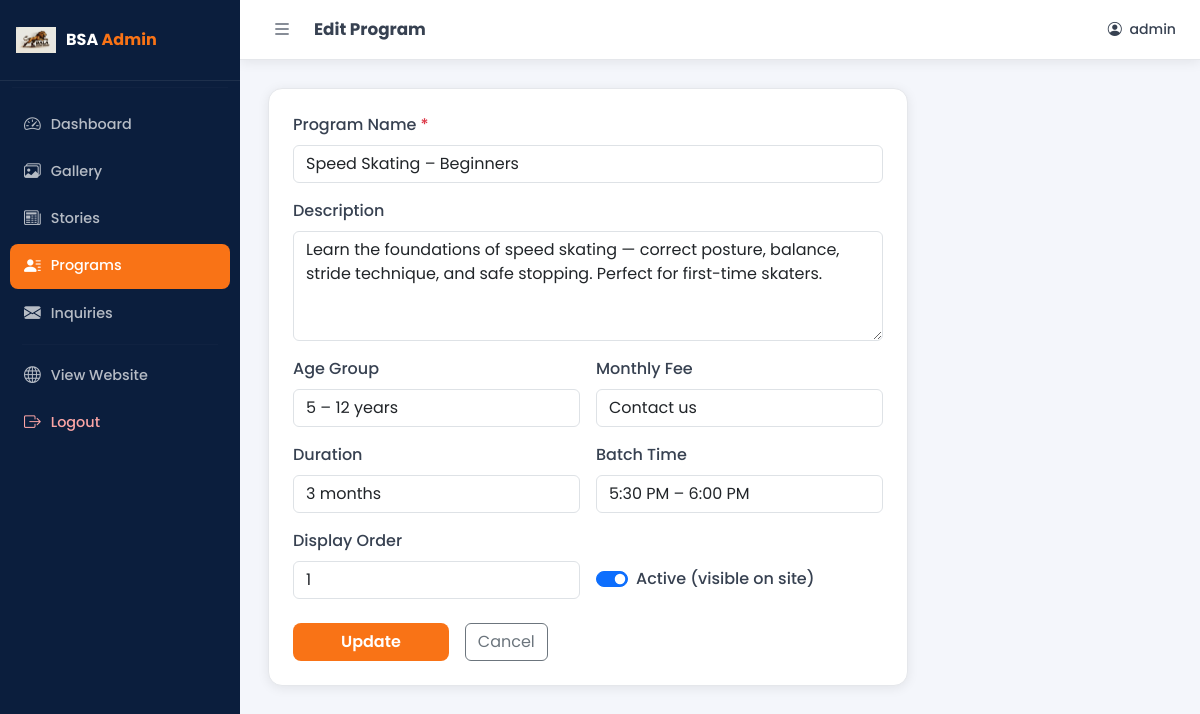
Screenshot of /admin/programs/edit/1 (signed in) with the database file from the repository.
### models.py (models this page shows, shortened)
class Admin(UserMixin, db.Model):
    __tablename__ = 'admins'
    id = db.Column(db.Integer, primary_key=True)
    username = db.Column(db.String(80), unique=True, nullable=False)
    password_hash = db.Column(db.String(256), nullable=False)

class Program(db.Model):
    __tablename__ = 'programs'
    id = db.Column(db.Integer, primary_key=True)
    name = db.Column(db.String(128), nullable=False)
    description = db.Column(db.Text, default='')
    age_group = db.Column(db.String(64), default='')
    fee = db.Column(db.String(64), default='')
    duration = db.Column(db.String(64), default='')
    batch_time = db.Column(db.String(128), default='4:00 PM – 7:00 PM')
    is_active = db.Column(db.Boolean, default=True)
    display_order = db.Column(db.Integer, default=0)

### app.py (the view, shortened to what this page needs)
@app.route('/admin/programs/edit/<int:program_id>', methods=['GET', 'POST'])
@login_required
def admin_program_edit(program_id):
    program = Program.query.get_or_404(program_id)
    return render_template('admin/program_form.html', program=program)

### app.py (called while the page is built)
@login_manager.user_loader
def load_user(user_id):
    return Admin.query.get(int(user_id))

@app.context_processor
def inject_site():
    return dict(
        site_name='Bala Skating Academy',
        site_phone='+91 91592 17517',
        site_address='Satellite City, Bypass Road, Kappalur, Tamil Nadu 625008',
        site_timings='Monday – Sunday: 5:30 PM – 7:00 PM',
        site_whatsapp='919159217517',
        now=datetime.utcnow(),
        unread_count=Inquiry.query.filter_by(is_read=False).count() if app.config.get('SQLALCHEMY_DATABASE_URI') else 0
    )

### templates/admin/program_form.html (shortened to what this page needs)
{% extends "admin/base_admin.html" %}
{% block page_title %}{% if program %}Edit Program{% else %}New Program{% endif %}{% endblock %}
{% block content %}
<div class="admin-card" style="max-width:640px;">
  <form method="POST"
        action="{{ url_for('admin_program_edit', program_id=program.id) if program else url_for('admin_program_new') }}">
    <div class="mb-3">
      <label class="form-label fw-medium">Program Name <span class="text-danger">*</span></label>
      <input type="text" name="name" class="form-control" value="{{ program.name if program else '' }}" required />
    </div>
    <div class="mb-3">
      <label class="form-label fw-medium">Description</label>
      <textarea name="description" class="form-control" rows="4">{{ program.description if program else '' }}</textarea>
    </div>
    <div class="row g-3">
      <div class="col-md-6">
        <label class="form-label fw-medium">Age Group</label>
        <input type="text" name="age_group" class="form-control"
               value="{{ program.age_group if program else '' }}" placeholder="e.g. 5 – 10 years" />
      </div>
      <div class="col-md-6">
        <label class="form-label fw-medium">Monthly Fee</label>
        <input type="text" name="fee" class="form-control"
               value="{{ program.fee if program else '' }}" placeholder="e.g. ₹500 / month" />
      </div>
      <div class="col-md-6">
        <label class="form-label fw-medium">Duration</label>
        <input type="text" name="duration" class="form-control"
               value="{{ program.duration if program else '' }}" placeholder="e.g. 3 months" />
      </div>
      <div class="col-md-6">
        <label class="form-label fw-medium">Batch Time</label>
        <input type="text" name="batch_time" class="form-control"
               value="{{ program.batch_time if program else '5:30 PM – 7:00 PM' }}" />
      </div>
      <div class="col-md-6">
        <label class="form-label fw-medium">Display Order</label>
        <input type="number" name="display_order" class="form-control"
               value="{{ program.display_order if program else 0 }}" min="0" />
      </div>
      <div class="col-md-6 d-flex align-items-end">
        <div class="form-check form-switch mb-2">
          <input class="form-check-input" type="checkbox" name="is_active" id="isActive"
                 {% if not program or program.is_active %}checked{% endif %} />
          <label class="form-check-label fw-medium" for="isActive">Active (visible on site)</label>
        </div>
      </div>
    </div>
    <div class="d-flex gap-3 mt-4">
      <button type="submit" class="btn btn-accent px-5">
        {% if program %}Update{% else %}Add Program{% endif %}
      </button>
      <a href="{{ url_for('admin_programs') }}" class="btn btn-outline-secondary">Cancel</a>
    </div>
  </form>
</div>
{% endblock %}

### templates/admin/base_admin.html (shortened to what this page needs)
<!DOCTYPE html>
<html lang="en">
<head>
  <link rel="stylesheet" href="https://cdn.jsdelivr.net/npm/bootstrap@5.3.3/dist/css/bootstrap.min.css" />
  <link rel="stylesheet" href="https://cdn.jsdelivr.net/npm/bootstrap-icons@1.11.3/font/bootstrap-icons.min.css" />
  <link rel="stylesheet" href="{{ url_for('static', filename='css/admin.css') }}" />
</head>
<body class="admin-body">
<aside class="admin-sidebar" id="adminSidebar">
  <div class="sidebar-brand">
    <img src="{{ url_for('static', filename='images/logo.png') }}" alt="BSA" class="sidebar-logo" />
    <span class="sidebar-brand-text">BSA <span class="text-accent">Admin</span></span>
  </div>
  <hr class="sidebar-divider" />
  <nav class="sidebar-nav">
    <a href="{{ url_for('admin_dashboard') }}" class="sidebar-link {% if request.endpoint == 'admin_dashboard' %}active{% endif %}">
      <i class="bi bi-speedometer2"></i> Dashboard
    </a>
    <a href="{{ url_for('admin_gallery') }}" class="sidebar-link {% if request.endpoint == 'admin_gallery' %}active{% endif %}">
      <i class="bi bi-images"></i> Gallery
    </a>
    <a href="{{ url_for('admin_stories') }}" class="sidebar-link {% if 'story' in request.endpoint %}active{% endif %}">
      <i class="bi bi-newspaper"></i> Stories
    </a>
    <a href="{{ url_for('admin_programs') }}" class="sidebar-link {% if 'program' in request.endpoint %}active{% endif %}">
      <i class="bi bi-person-lines-fill"></i> Programs
    </a>
    <a href="{{ url_for('admin_inquiries') }}" class="sidebar-link {% if request.endpoint == 'admin_inquiries' %}active{% endif %}">
      <i class="bi bi-envelope-fill"></i> Inquiries
    </a>
    <hr class="sidebar-divider" />
    <a href="{{ url_for('index') }}" class="sidebar-link" target="_blank">
      <i class="bi bi-globe"></i> View Website
    </a>
    <a href="{{ url_for('admin_logout') }}" class="sidebar-link text-danger">
      <i class="bi bi-box-arrow-right"></i> Logout
    </a>
  </nav>
</aside>
<div class="admin-main" id="adminMain">
  <header class="admin-topbar">
    <button class="btn btn-sm sidebar-toggle" id="sidebarToggle">
      <i class="bi bi-list fs-5"></i>
    </button>
    <div class="topbar-title">{% block page_title %}Dashboard{% endblock %}</div>
    <div class="topbar-user ms-auto">
      <i class="bi bi-person-circle me-1"></i>
      <span>{{ current_user.username }}</span>
    </div>
  </header>
  <div class="admin-content">
    {% block content %}{% endblock %}
  </div>
</div>
</body>
</html>

### static/css/admin.css (style rules this page uses)
:root { --primary: #0d3b8e; --accent: #f97316; --sidebar-bg: #0b1e3d; --sidebar-width: 240px; --topbar-height: 60px; --white: #ffffff; --light-bg: #f4f6fb; --border: #e5e7eb; --text: #374151; --shadow: 0 2px 12px rgba(0,0,0,0.08); }
* { box-sizing: border-box; margin: 0; padding: 0; }
body { font-family: 'Poppins', sans-serif; color: var(--text); }
.admin-body { background: var(--light-bg); display: flex; min-height: 100vh; }
.admin-sidebar { width: var(--sidebar-width); background: var(--sidebar-bg); min-height: 100vh; position: fixed; top: 0; left: 0; z-index: 200; display: flex; flex-direction: column; transition: width 0.3s ease; overflow: hidden; }
.sidebar-brand { padding: 20px 16px; display: flex; align-items: center; gap: 10px; border-bottom: 1px solid rgba(255,255,255,0.08); }
.sidebar-logo { width: 40px; height: 40px; object-fit: contain; flex-shrink: 0; }
.sidebar-brand-text { font-weight: 700; font-size: 1rem; color: #fff; white-space: nowrap; }
.sidebar-brand-text .text-accent { color: var(--accent); }
.sidebar-divider { border-color: rgba(255,255,255,0.08); margin: 6px 12px; }
.sidebar-nav { padding: 8px 10px; flex: 1; display: flex; flex-direction: column; gap: 2px; }
.sidebar-link { display: flex; align-items: center; gap: 10px; padding: 10px 14px; border-radius: 8px; color: rgba(255,255,255,0.7); text-decoration: none; font-size: 0.9rem; font-weight: 500; white-space: nowrap; transition: all 0.2s ease; position: relative; }
.sidebar-link i { font-size: 1.05rem; flex-shrink: 0; }
.sidebar-link.active { background: var(--accent); color: #fff !important; }
.sidebar-link.text-danger { color: #fca5a5 !important; }
.admin-main { margin-left: var(--sidebar-width); flex: 1; display: flex; flex-direction: column; min-height: 100vh; transition: margin-left 0.3s ease; }
.admin-topbar { height: var(--topbar-height); background: var(--white); border-bottom: 1px solid var(--border); display: flex; align-items: center; padding: 0 24px; gap: 14px; position: sticky; top: 0; z-index: 100; box-shadow: var(--shadow); }
.topbar-title { font-weight: 700; font-size: 1.05rem; color: var(--text); }
.topbar-user { font-size: 0.88rem; color: var(--text); font-weight: 500; }
.sidebar-toggle { border: none; background: transparent; color: var(--text); cursor: pointer; padding: 4px 8px; border-radius: 6px; }
.admin-content { padding: 28px 28px; flex: 1; }
.admin-card { background: var(--white); border-radius: 14px; padding: 24px; box-shadow: var(--shadow); border: 1px solid var(--border); }
.btn-accent { background: var(--accent); color: #fff; border: none; font-weight: 600; border-radius: 8px; transition: all 0.2s; }
.text-accent { color: var(--accent) !important; }

### rows the page displays
Admin: username "admin"
Program: name "Speed Skating – Beginners", description "Learn the foundations of speed skating — correct posture, balance, stride technique, and safe stopping. Perfect for first-time skaters.", age_group "5 – 12 years", fee "Contact us", duration "3 months", batch_time "5:30 PM – 6:00 PM", display_order "1", is_active "☑"
